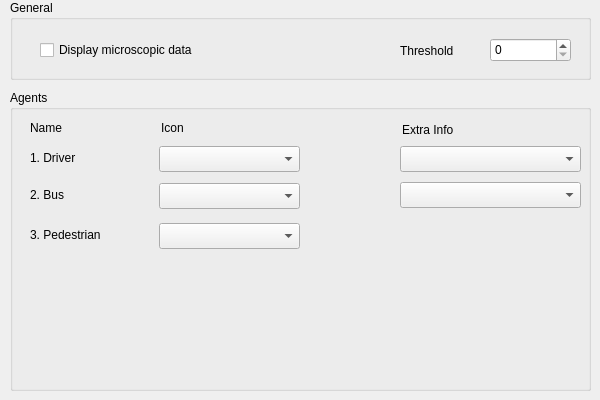
   <widget class="QWidget" name="microscopic">
    <attribute name="title">
     <string>Microscopic</string>
    </attribute>
    <widget class="QGroupBox" name="generalGroupBox">
     <property name="geometry">
      <rect>
       <x>10</x>
       <y>0</y>
       <width>581</width>
       <height>80</height>
      </rect>
     </property>
     <property name="title">
      <string>General</string>
     </property>
     <widget class="QCheckBox" name="microCheckbox">
      <property name="geometry">
       <rect>
        <x>30</x>
        <y>40</y>
        <width>201</width>
        <height>20</height>
       </rect>
      </property>
      <property name="text">
       <string>Display microscopic data</string>
      </property>
     </widget>
     <widget class="QLabel" name="micThresholdLabel">
      <property name="geometry">
       <rect>
        <x>390</x>
        <y>43</y>
        <width>71</width>
        <height>16</height>
       </rect>
      </property>
      <property name="text">
       <string>Threshold</string>
      </property>
     </widget>
     <widget class="QSpinBox" name="microSpinBox">
      <property name="geometry">
       <rect>
        <x>480</x>
        <y>38</y>
        <width>81</width>
        <height>24</height>
       </rect>
      </property>
      <property name="maximum">
       <number>100</number>
      </property>
     </widget>
    </widget>
    <widget class="QGroupBox" name="agentGroupBox">
     <property name="geometry">
      <rect>
       <x>10</x>
       <y>90</y>
       <width>581</width>
       <height>301</height>
      </rect>
     </property>
     <property name="title">
      <string>Agents</string>
     </property>
     <widget class="QLabel" name="agentNameLabel">
      <property name="geometry">
       <rect>
        <x>20</x>
        <y>30</y>
        <width>91</width>
        <height>16</height>
       </rect>
      </property>
      <property name="text">
       <string>Name</string>
      </property>
     </widget>
     <widget class="QLabel" name="agentIconLabel">
      <property name="geometry">
       <rect>
        <x>151</x>
        <y>30</y>
        <width>51</width>
        <height>16</height>
       </rect>
      </property>
      <property name="text">
       <string>Icon</string>
      </property>
     </widget>
     <widget class="QLabel" name="driverLabel">
      <property name="geometry">
       <rect>
        <x>20</x>
        <y>60</y>
        <width>62</width>
        <height>16</height>
       </rect>
      </property>
      <property name="text">
       <string>1. Driver</string>
      </property>
     </widget>
     <widget class="QComboBox" name="driverComboBox">
      <property name="geometry">
       <rect>
        <x>149</x>
        <y>56</y>
        <width>141</width>
        <height>26</height>
       </rect>
      </property>
     </widget>
     <widget class="QLabel" name="driverImg">
      <property name="geometry">
       <rect>
        <x>300</x>
        <y>60</y>
        <width>91</width>
        <height>21</height>
       </rect>
      </property>
      <property name="text">
       <string/>
      </property>
     </widget>
     <widget class="QComboBox" name="busComboBox">
      <property name="geometry">
       <rect>
        <x>149</x>
        <y>93</y>
        <width>141</width>
        <height>26</height>
       </rect>
      </property>
     </widget>
     <widget class="QLabel" name="busLabel">
      <property name="geometry">
       <rect>
        <x>20</x>
        <y>97</y>
        <width>62</width>
        <height>16</height>
       </rect>
      </property>
      <property name="text">
       <string>2. Bus</string>
      </property>
     </widget>
     <widget class="QLabel" name="pedestrianLabel">
      <property name="geometry">
       <rect>
        <x>20</x>
        <y>137</y>
        <width>91</width>
        <height>16</height>
       </rect>
      </property>
      <property name="text">
       <string>3. Pedestrian</string>
      </property>
     </widget>
     <widget class="QComboBox" name="pedestrianComboBox">
      <property name="geometry">
       <rect>
        <x>149</x>
        <y>133</y>
        <width>141</width>
        <height>26</height>
       </rect>
      </property>
     </widget>
     <widget class="QLabel" name="busImg">
      <property name="geometry">
       <rect>
        <x>300</x>
        <y>97</y>
        <width>91</width>
        <height>21</height>
       </rect>
      </property>
      <property name="text">
       <string/>
      </property>
     </widget>
     <widget class="QLabel" name="pedestrianImg">
      <property name="geometry">
       <rect>
        <x>300</x>
        <y>133</y>
        <width>91</width>
        <height>21</height>
       </rect>
      </property>
      <property name="text">
       <string/>
      </property>
     </widget>
     <widget class="QLabel" name="label">
      <property name="geometry">
       <rect>
        <x>392</x>
        <y>30</y>
        <width>161</width>
        <height>20</height>
       </rect>
      </property>
      <property name="text">
       <string>Extra Info</string>
      </property>
     </widget>
     <widget class="QComboBox" name="driverInfoComboBox">
      <property name="geometry">
       <rect>
        <x>390</x>
        <y>56</y>
        <width>181</width>
        <height>26</height>
       </rect>
      </property>
     </widget>
     <widget class="QComboBox" name="busInfoComboBox">
      <property name="geometry">
       <rect>
        <x>390</x>
        <y>92</y>
        <width>181</width>
        <height>26</height>
       </rect>
      </property>
     </widget>
    </widget>
   </widget>
